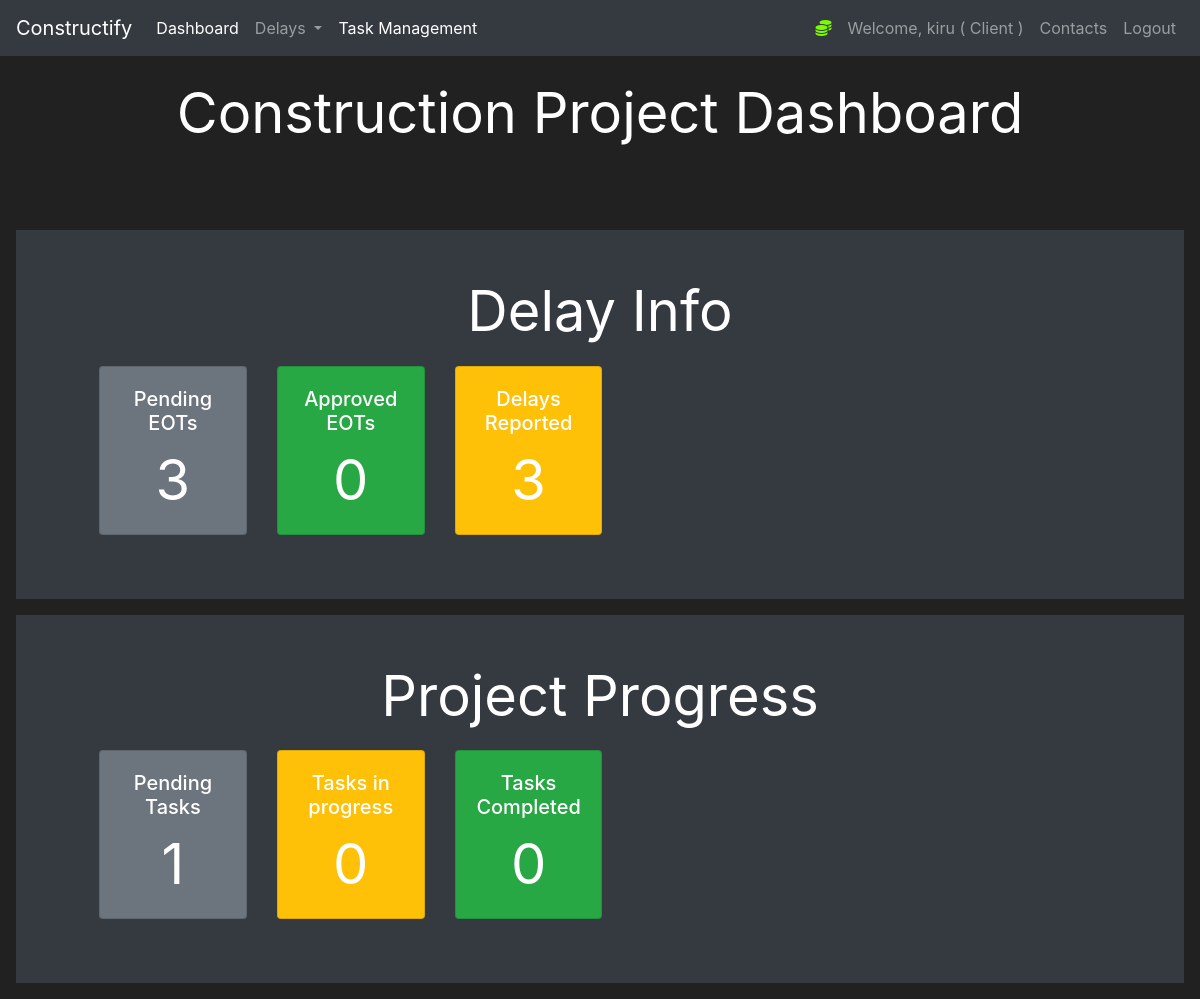
The app's page /home (signed in), older data.
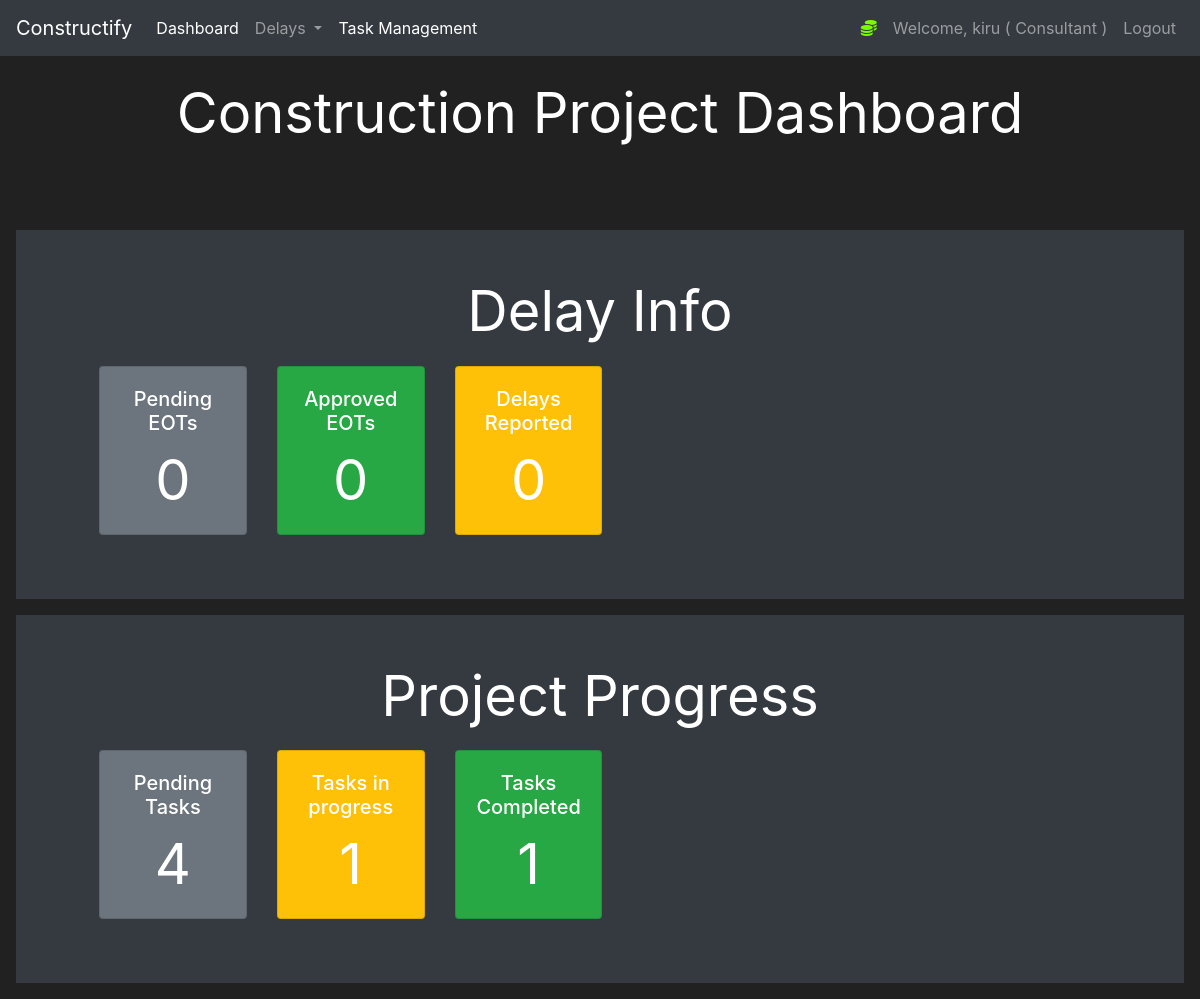
The same page, newer data.
### construct/models.py (models this page shows, shortened)
class User(db.Model, UserMixin):
    id = db.Column(db.Integer(), nullable=False, primary_key=True)
    username = db.Column(db.String(length=30), nullable=False, unique=True)
    email_address = db.Column(db.String(length=50),
                              nullable=False, unique=True)
    password_hash = db.Column(db.String(length=50),
                              nullable=False, unique=True)
    role = db.Column(db.String(length=30), nullable=False, unique=False)
    contact_number = db.Column(db.String(length=30), nullable=False, unique=False)
    @property
    def password(self):
        return self.password

### construct/routes.py (the view)
@app.route("/")
@app.route("/home")
@login_required
def homepage():
    pending_delays= Delay.query.filter(Delay.status == "Submitted").count()
    tasks = Tasks.query.all()
    approved_delays= Delay.query.filter(Delay.status == "Approved").count()
    pending_tasks= Tasks.query.filter(Tasks.status == "Pending").count()
    completed_tasks= Tasks.query.filter(Tasks.status == "Completed").count()
    inprogress_tasks= Tasks.query.filter(Tasks.status == "In Progress").count()
    delay_count = pending_delays+approved_delays
    data = {'Task' : 'Status', 'Pending' : pending_tasks, 'In Progress' : inprogress_tasks, 'Completed' : completed_tasks}
    return render_template('home.html', pending_delays=pending_delays, approved_delays=approved_delays, delay_count=delay_count, inprogress_tasks=inprogress_tasks,completed_tasks=completed_tasks, pending_tasks=pending_tasks, data=data, tasks=tasks)

### construct/models.py (called while the page is built)
@login_manager.user_loader
def load_user(user_id):
    return User.query.get(int(user_id))

### construct/templates/home.html (shortened to what this page needs)
{% extends 'base.html' %}
{% block content %}
<hl class="display-4 font-weight-normal" style="text-align:center">
    <center>Construction Project Dashboard</center>
    <br>
    <div class="position-relative overflow-hidden p-3 p-md-5 m-md-3 text-center bg-dark" style="color:white" › <div
        class="col-md-5 p-lg-5 mx-auto my-5">
        <hl class="display-4 font-weight-normal" style="text-align:center;" href="{{url_for('delaypage')}}">Delay Info
            <br>
            <div class="row" style="margin-top:20px;margin-left:20px">
                <div class="col-2">
                    <div class="card text-white bg-secondary mb-3" style="max-width: 18rem;"
                        href="{{url_for('delaypage')}}">
                        <div class="card-body">
                            <h5 class="card-title">Pending EOTs</h5>
                            <p class="card-text" style="text-align:center;">{{pending_delays}}</p>
                        </div>
                    </div>
                </div>
                <div class="col-2">
                    <div class="card text-white bg-success mb-3" style="max-width: 18rem;">
                        <div class="card-body">
                            <h5 class="card-title">Approved EOTs</h5>
                            <p class="card-text" style="text-align:center;">{{approved_delays}}</p>
                        </div>
                    </div>
                </div>
                <div class="col-2">
                    <div class="card text-white bg-warning  mb-3" style="max-width: 18rem;">
                        <div class="card-body">
                            <h5 class="card-title">Delays Reported</h5>
                            <p class="card-text" style="text-align:center;">{{delay_count}}</p>
                        </div>
                    </div>
                </div>
            </div>
    </div>
    <div class="position-relative overflow-hidden p-3 p-md-5 m-md-3 text-center bg-dark" style="color:white" › <div
        class="col-md-5 p-lg-5 mx-auto my-5">
        <hl class="display-4 font-weight-normal" style="text-align:center;" href="{{url_for('delaypage')}}">Project
            Progress</h1>
            <br>
            <div class="row" style="margin-top:20px;margin-left:20px">
                <div class="col-2">
                    <div class="card text-white bg-secondary mb-3" style="max-width: 18rem;"
                        href="{{url_for('delaypage')}}">
                        <div class="card-body">
                            <h5 class="card-title">Pending Tasks</h5>
                            <p class="card-text" style="text-align:center;">{{pending_tasks}}</p>
                        </div>
                    </div>
                </div>
                <div class="col-2">
                    <div class="card text-white bg-warning mb-3" style="max-width: 18rem;">
                        <div class="card-body">
                            <h5 class="card-title">Tasks in progress</h5>
                            <p class="card-text" style="text-align:center;">{{inprogress_tasks}}</p>
                        </div>
                    </div>
                </div>
                <div class="col-2">
                    <div class="card text-white bg-success  mb-3" style="max-width: 18rem;">
                        <div class="card-body">
                            <h5 class="card-title">Tasks Completed</h5>
                            <p class="card-text" style="text-align:center;">{{completed_tasks}}</p>
                        </div>
                    </div>
                </div>
                <div class="col-2">
                </div>
            </div>
    </div>
    </div>
    {% endblock %}

### construct/templates/base.html (shortened to what this page needs)
<!doctype html>
<html lang="en">
<head>
    <link rel="stylesheet" type="text/css" href="https://stackpath.bootstrapcdn.com/bootstrap/4.2.1/css/bootstrap.min.css">
</head>
<body>
    <div id="content">
        <nav class="navbar navbar-expand-md navbar-dark bg-dark">
            <a class="navbar-brand" href="#">Constructify</a>
            <div class="collapse navbar-collapse" id="navbarNav">
                <ul class="navbar-nav mr-auto">
                    <li class="nav-item active">
                        <a class="nav-link" href="{{url_for('homepage')}}">Dashboard </a>
                    </li>
                    <li class="nav-item dropdown">
                        <a class="nav-link dropdown-toggle" href="{{url_for('delaypage')}}" id="navbarDropdown"
                            role="button" data-toggle="dropdown" aria-haspopup="true" aria-expanded="false">
                            Delays
                        </a>
                    </li>
                    <li class="nav-item active">
                        <a class="nav-link" href="{{url_for('Taskpage')}}">Task Management </a>
                    </li>
                </ul>
                {% if current_user.is_authenticated %}
                <ul class="navbar-nav">
                    <li class="nav-item">
                    <li class="nav-item">
                        <a class="nav-link" style="color: lawngreen; font-weight:bold">
                            <i class="fas fa-coins"></i>
                        </a>
                    </li>
                    <a class="nav-link">Welcome, {{ current_user.username }} ( {{ current_user.role  }}  )</a>
                    </li>
                    {% if current_user.role == 'Client' %}
                    <li class="nav-item">
                        <a class="nav-link" href="{{url_for('Contactspage')}}">Contacts</a>
                    </li>
                    {% endif %}
                    <li class="nav-item">
                        <a class="nav-link" href="{{url_for('logout_page')}}">Logout</a>
                    </li>
                    {% endif %}
            </div>
        </nav>
        <br>
        {% block content%}
        {% endblock %}
</body>
</html>

Row changes from the older to the newer data that the page shows:
changed User "kiru": role "Client" → "Consultant"
Text that changed along with them:
{{ pending_delays }}: "3" → "0"
{{ delay_count }}: "3" → "0"
{{ pending_tasks }}: "1" → "4"
{{ inprogress_tasks }}: "0" → "1"
{{ completed_tasks }}: "0" → "1"
text no longer shown: "Contacts"
